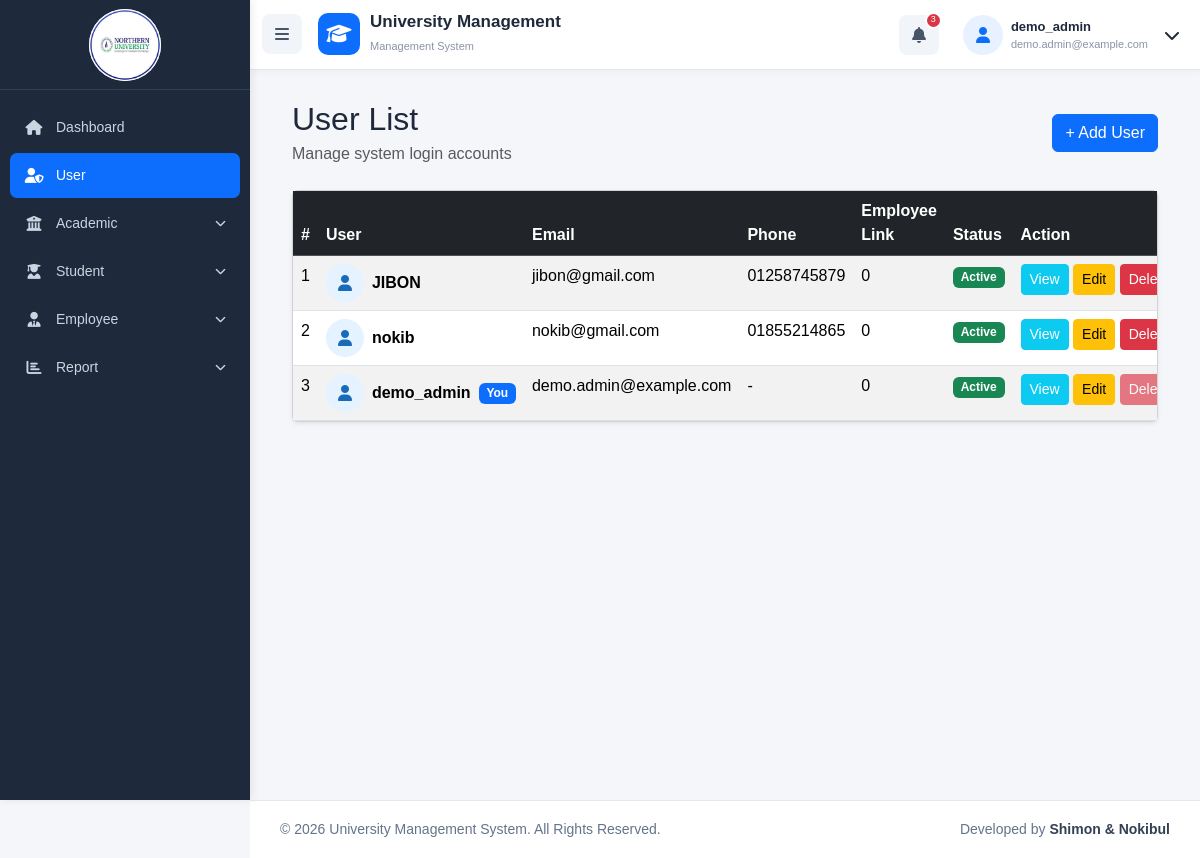
Screenshot of /users/index.php (signed in) with the database file from the repository.
### tables this page shows
CREATE TABLE `users` (
  `id` bigint UNSIGNED NOT NULL,
  `username` varchar(100) NOT NULL,
  `email` varchar(150) NOT NULL,
  `password` varchar(255) NOT NULL,
  `image` varchar(255) DEFAULT NULL,
  `phone` varchar(255) DEFAULT NULL,
  `status` int NOT NULL DEFAULT '1' COMMENT '1=Active, 0=InActive',
  `created_at` timestamp NULL DEFAULT NULL,
  `updated_at` timestamp NULL DEFAULT NULL
);

### users/index.php (the view, shortened to what this page needs)
<?php
require_once '../config/database.php';
$result = mysqli_query($conn, 'SELECT u.*,(SELECT COUNT(*) FROM employees e WHERE e.user_id=u.id) employee_count FROM users u ORDER BY u.id DESC');
require_once '../includes/header.php';
require_once '../includes/navbar.php'; ?>
<div class="main-content">
    <div class="container-fluid">
        <div class="d-flex justify-content-between align-items-center mb-4">
            <div>
                <h2 class="mb-1">User List</h2>
                <p class="text-muted mb-0">Manage system login accounts</p>
            </div><a class="btn btn-primary" href="create.php">+ Add User</a>
        </div><div class="card shadow-sm">
            <div class="card-body p-0 table-responsive">
                <table class="table table-striped table-hover mb-0">
                    <thead class="table-dark">
                        <tr>
                            <th>#</th>
                            <th>User</th>
                            <th>Email</th>
                            <th>Phone</th>
                            <th>Employee Link</th>
                            <th>Status</th>
                            <th>Action</th>
                        </tr>
                    </thead>
                    <tbody><?php $i = 1;
                            if ($result && mysqli_num_rows($result)): while ($row = mysqli_fetch_assoc($result)): ?><tr>
                                    <td><?= $i++ ?></td>
                                    <td>
                                        <div class="d-flex align-items-center gap-2"><?php if ($row['image']): ?><img class="user-list-avatar" src="<?= htmlspecialchars($row['image']) ?>" alt=""><?php else: ?><span class="user-list-avatar"><i class="fas fa-user"></i></span><?php endif; ?><strong><?= htmlspecialchars($row['username']) ?></strong><?= (int)$row['id'] === (int)$_SESSION['user_id'] ? '<span class="badge bg-primary">You</span>' : '' ?></div>
                                    </td>
                                    <td><?= htmlspecialchars($row['email']) ?></td>
                                    <td><?= htmlspecialchars($row['phone'] ?: '-') ?></td>
                                    <td><?= (int)$row['employee_count'] ?></td>
                                    <td><span class="badge bg-<?= $row['status'] == 1 ? 'success' : 'secondary' ?>"><?= $row['status'] == 1 ? 'Active' : 'Inactive' ?></span></td>
                                    <td class="text-nowrap"><a class="btn btn-sm btn-info text-white" href="view.php?id=<?= $row['id'] ?>">View</a> <a class="btn btn-sm btn-warning" href="edit.php?id=<?= $row['id'] ?>">Edit</a>
                                        <form class="d-inline" method="post" action="delete.php" onsubmit="return confirm('Delete this user account?')"><?= csrf_field() ?><input type="hidden" name="id" value="<?= $row['id'] ?>"><button class="btn btn-sm btn-danger" <?= (int)$row['id'] === (int)$_SESSION['user_id'] ? 'disabled' : '' ?>>Delete</button></form>
                                    </td>
                                </tr><?php endwhile;
                                else: ?><tr>
                                <td colspan="7" class="text-center py-4">No users found.</td>
                            </tr><?php endif; ?></tbody>
                </table>
            </div>
        </div>
    </div>
</div><?php require_once '../includes/footer.php'; ?>

### css/style.css (style rules this page uses)
* { box-sizing: border-box; }
.user-list-avatar { width: 38px; height: 38px; flex: 0 0 38px; display: inline-grid; place-items: center; border-radius: 50%; object-fit: cover; color: #176bb8; background: #e5f2ff; }
body { margin: 0; background: #f5f6fa; font-family: Arial, sans-serif; min-height: 100vh; color: #1e293b; }
.main-content { margin-left: 250px; padding: 30px; padding-top: 100px; min-height: 100vh; box-sizing: border-box; }

### rows the page displays
users: username "JIBON", email "jibon@gmail.com", phone "01258745879", employee_count "0", status "Active"
users: username "nokib", email "nokib@gmail.com", phone "01855214865", employee_count "0", status "Active"
users: username "demo_admin", shows "You", email "demo.admin@example.com", phone "-", employee_count "0", status "Active"

### other values shown
$_SESSION['username'] "demo_admin"
$_SESSION['user_email'] "demo.admin@example.com"
